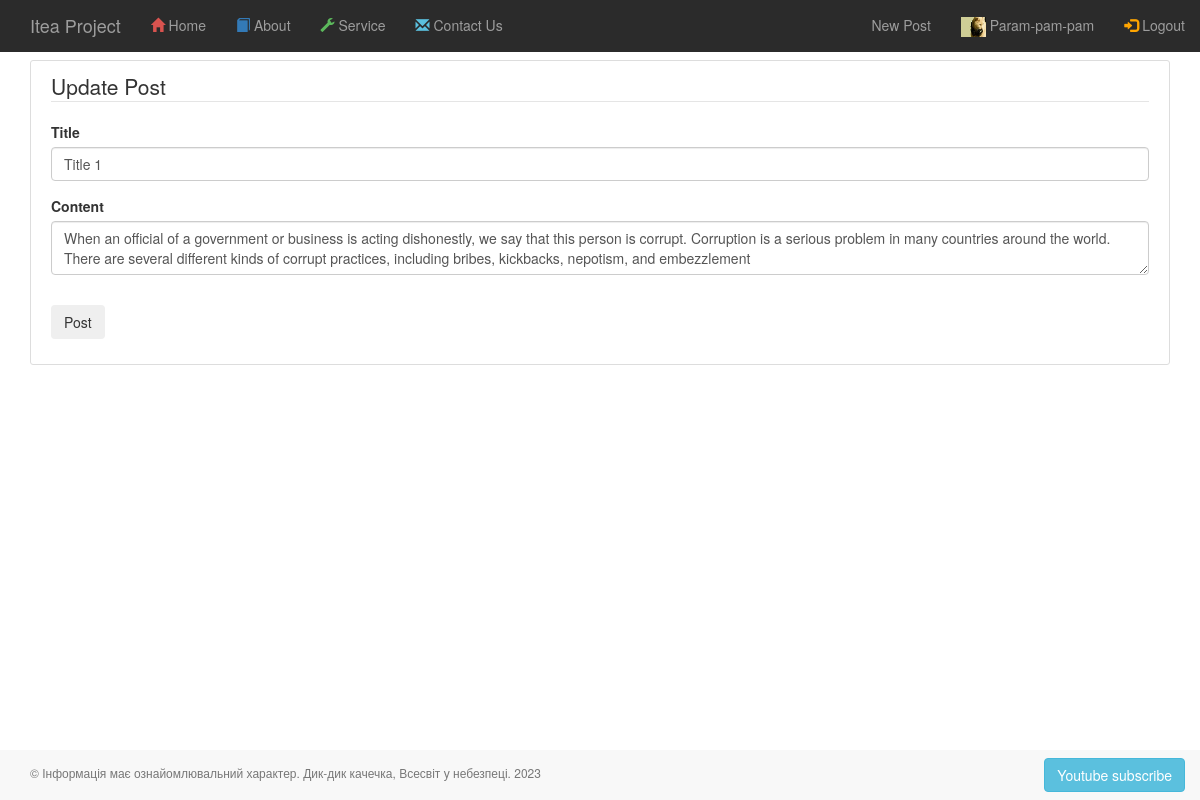
The page /posts/post/1/update (signed in) on the database its author committed.
### app/auth/models.py (models this page shows, shortened)
class Profile(BaseModel):
    avatar = CharField()
    info = TextField()
    city = CharField()
    age = IntegerField()

class User(BaseModel, UserMixin):
    username = CharField(max_length=100)
    email = CharField(max_length=200, unique=True, index=True)
    __password_hash = CharField(max_length=128)
    last_visit = DateTimeField(default=datetime.datetime.now)
    role = ForeignKeyField(Role, backref='users')
    profile = ForeignKeyField(Profile)
    @property
    def password(self):
        raise AttributeError('password is not a valid attribute')

class Post(BaseModel):
    title = CharField(max_length=100)
    content = TextField(default="")
    date_posted = DateTimeField(default=datetime.datetime.utcnow)
    author = ForeignKeyField(User)

### app/posts/routes.py (the view)
@posts.route("/post/<int:post_id>/update", methods=['GET', 'POST'])
@login_required
def update_post(post_id):
    posts = Post.select().where(Post.id == post_id).first()
    if not posts:
        abort(404)
    if posts.author != current_user:
        abort(403)
    form = PostForm()
    if form.validate_on_submit():
        posts.title = form.title.data
        posts.content = form.content.data
        posts.save()
        flash('Your posts has been updated!', 'success')
        return redirect(url_for('posts.post_func', post_id=posts.id))
    elif request.method == 'GET':
        form.title.data = posts.title
        form.content.data = posts.content
    return render_template('posts/create_post.html',
                           title='Update Post',
                           form=form,
                           legend='Update Post')

### app/posts/forms.py
class PostForm(FlaskForm):
    title = StringField('Title', validators=[DataRequired()])
    content = TextAreaField('Content', validators=[DataRequired()])
    submit = SubmitField('Post')

### app/auth/models.py (called while the page is built)
@login_manager.user_loader
def load_user(user_id):
    return User.select().where(User.id == user_id).first()

### app/templates/posts/create_post.html (shortened to what this page needs)
{% extends '_base.html' %}
{% block page_content %}
<div class="content-section">
    <form method="POST" action="">
        <fieldset class="form-group">
            <legend class="border-bottom mb-4">{{ legend }}</legend>
            <div class="form-group">
                {{ form.title.label(class="form-control-label") }}
                {% if form.title.errors %}
                    {{ form.title(class="form-control form-control-lg is-invalid") }}
                    <div class="invalid-feedback">
                        {% for error in form.title.errors %}
                            <span>{{ error }}</span>
                        {% endfor %}
                    </div>
                {% else %}
                    {{ form.title(class="form-control form-control-lg") }}
                {% endif %}
            </div>
            <div class="form-group">
                {{ form.content.label(class="form-control-label") }}
                {% if form.content.errors %}
                    {{ form.content(class="form-control form-control-lg is-invalid") }}
                    <div class="invalid-feedback">
                        {% for error in form.content.errors %}
                            <span>{{ error }}</span>
                        {% endfor %}
                    </div>
                {% else %}
                    {{ form.content(class="form-control form-control-lg") }}
                {% endif %}
            </div>
        </fieldset>
        <div class="form-group">
            {{ form.submit(class="btn btn-outline-info") }}
        </div>
    </form>
</div>
{% endblock page_content %}

### app/templates/nav/nav-top-bar.html (shortened to what this page needs)
<nav class="navbar-wrapper navbar-inverse navbar-fixed-top">
    <div class="container-fluid">
        <div class="navbar-header">
            <a href="/" class="navbar-brand">Itea Project</a>
        </div>
        <div class="collapse navbar-collapse navHeaderCollapse">
            <ul class="nav navbar-nav">
                <li class=""><a href="/">
                    <span id="home_menu_icon_color" class="glyphicon glyphicon-home"></span> Home</a></li>
                <li class=""><a href="{{ url_for('main.about') }}">
                    <span id="training_menu_icon_color" class="glyphicon glyphicon-book"></span> About</a>
                </li>
                <li class=""><a href="#">
                    <span id="services_menu_icon_color" class="glyphicon glyphicon-wrench"></span> Service</a>
                </li>
                <li class=""><a href="#">
                    <span id="contact_us_menu_icon_color" class="glyphicon glyphicon-envelope"></span> Contact Us</a>
                </li>
            </ul>
            <ul class="nav navbar-nav navbar-right">
                {% if current_user.is_authenticated %}
                    <li><a class="nav-item nav-link" href="{{ url_for('posts.new_post') }}">New Post</a></li>
                    <li><a href="{{ url_for('auth.account') }}">
                        <img src="{{ current_user.profile.avatar }}" alt="avatar" width="25" height="20">
                        {{ current_user.username }}
                    </a></li>
                    <li><a href="{{ url_for('auth.logout') }}">
                        <span id="login_menu_icon_color" class="glyphicon glyphicon-log-in"></span> Logout</a></li>
                {% else %}
                    <li><a href="{{ url_for('auth.register') }}">
                        <span id="sign_up_menu_icon_color" class="glyphicon glyphicon-user"></span> Register</a></li>
                    <li><a href="{{ url_for('auth.login') }}">
                        <span id="login_menu_icon_color" class="glyphicon glyphicon-log-in"></span> Login</a></li>
                {% endif %}
            </ul>
        </div>
    </div>
</nav>

### app/static/css/styles_nav_top_bar.css (style rules this page uses)
#home_menu_icon_color { color:#D9534F; }
#training_menu_icon_color { color:#337AB7; }
#services_menu_icon_color { color:#5CB85C }
#contact_us_menu_icon_color { color:#5BC0DE; }
#login_menu_icon_color { color:orange; }
.navbar-inverse { background-color: rgb(43, 43, 43); border-color: #405976; }

### app/static/css/styles_blog.css (style rules this page uses)
.content-section { background: #ffffff; padding: 10px 20px; border: 1px solid #dddddd; border-radius: 3px; margin-bottom: 20px; }

### rows shown on the page
Profile: profile.avatar (picture)
User: username "Param-pam-pam"
Post: title "Title 1", content "When an official of a government or business is acting dishonestly, we say that this person is corrupt. Corruption is a serious problem in many countries around the world. There are several different kinds of corrupt practices, including bribes, kickbacks, nepotism, and embezzlement"

### other values the page prints
{{ legend }} "Update Post"
